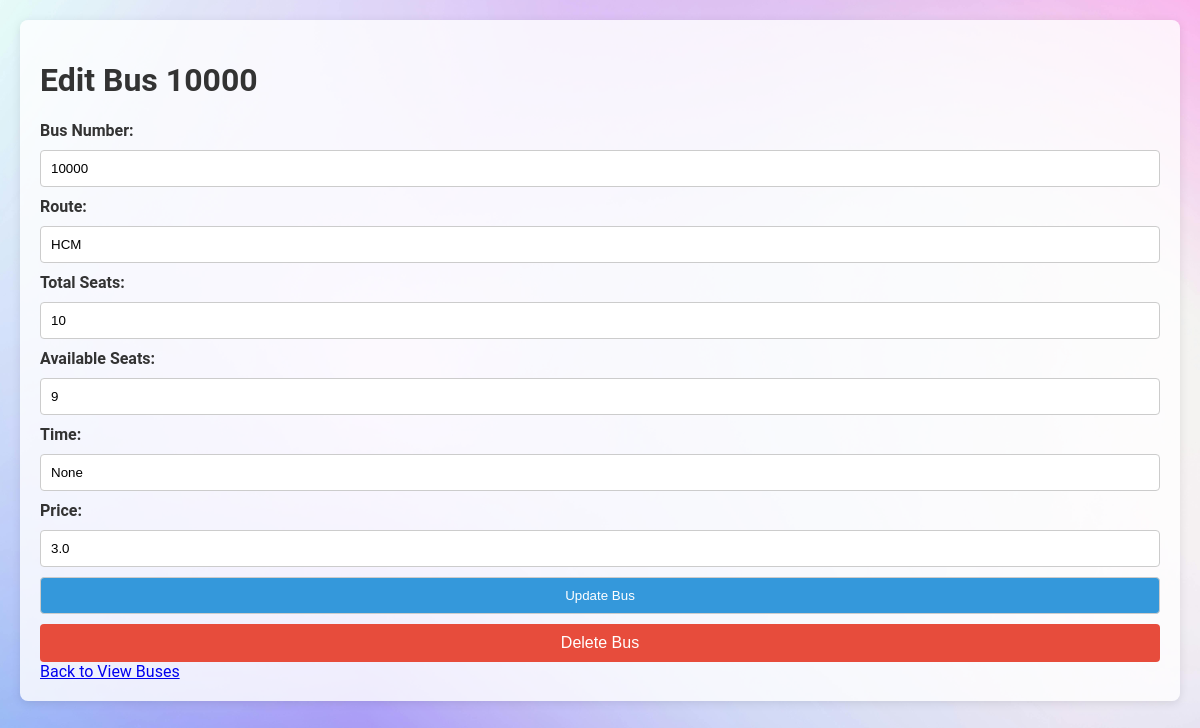
The page /edit_bus/6 (signed in) on the database as committed earlier.
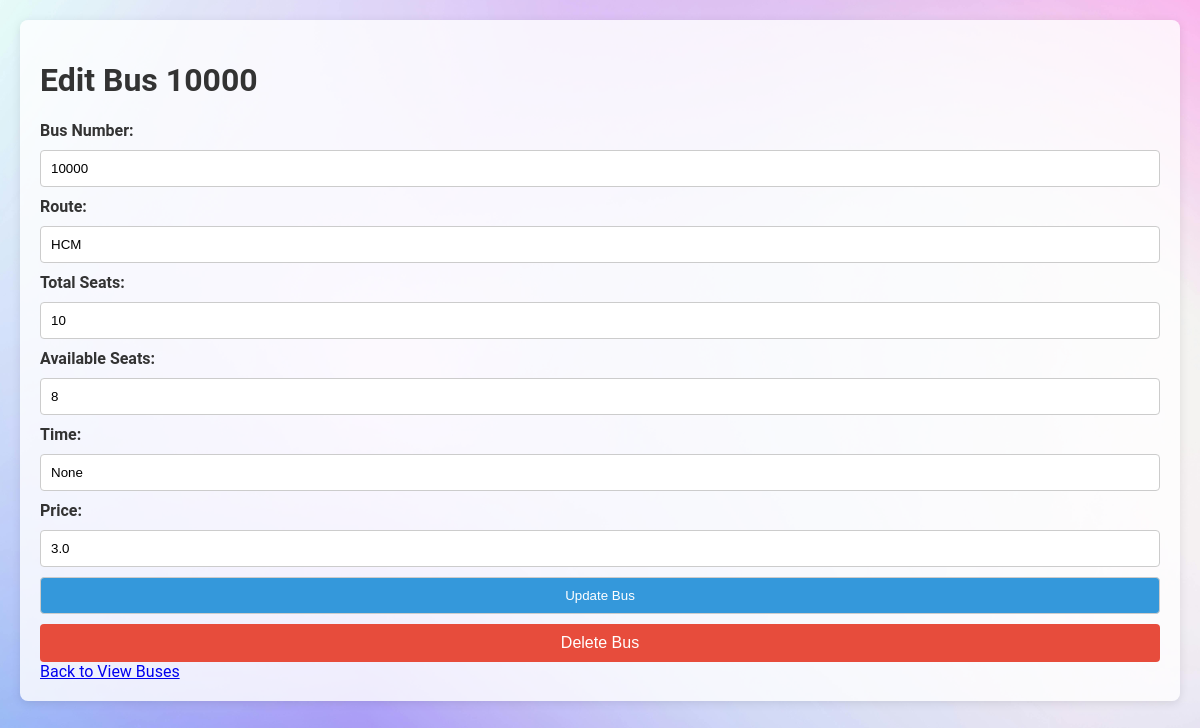
The same page on the database as committed later.
### tables this page shows
CREATE TABLE buses (
            id INTEGER PRIMARY KEY,
            bus_number TEXT NOT NULL,
            route TEXT NOT NULL,
            total_seats INTEGER NOT NULL,
            available_seats INTEGER NOT NULL
        , time TEXT, price REAL DEFAULT 0.0);

### app.py (the view, shortened to what this page needs)
@app.route('/edit_bus/<int:bus_id>', methods=['GET', 'POST'])
def edit_bus(bus_id):
    user_id = session.get('user_id')
    if not user_id:
        flash('You need to log in to edit buses.')
        return redirect(url_for('login'))
    user = get_user_by_id(user_id)
    if user is None or user[1] != 'admin':
        flash('You do not have permission to edit buses.')
        return redirect(url_for('home'))
    bus = get_bus(bus_id)
    if bus is None:
        flash('Bus not found.')
        return redirect(url_for('view_buses_route'))
    return render_template('edit_bus.html', bus=bus, user=user)

### database.py (called while the page is built)
def get_user_by_id(user_id):
    conn = sqlite3.connect('bus_reservation.db')
    cursor = conn.cursor()
    cursor.execute('SELECT * FROM users WHERE id = ?', (user_id,))
    user = cursor.fetchone()
    conn.close()
    return user

def get_bus(bus_id):
    conn = sqlite3.connect('bus_reservation.db')
    cursor = conn.cursor()
    cursor.execute('SELECT * FROM buses WHERE id = ?', (bus_id,))
    bus = cursor.fetchone()
    conn.close()
    return bus

### templates/edit_bus.html (shortened to what this page needs)
<!DOCTYPE html>
<html lang="en">
<head>
    <link rel="stylesheet" type="text/css" href="{{ url_for('static', filename='styles.css') }}">
</head>
<body>
    <div class="container">
        <h1>Edit Bus {{ bus[1] }}</h1>
        <form action="{{ url_for('edit_bus', bus_id=bus[0]) }}" method="POST">
            <label for="bus_number">Bus Number:</label>
            <input type="text" id="bus_number" name="bus_number" value="{{ bus[1] }}" required>
            <label for="route">Route:</label>
            <input type="text" id="route" name="route" value="{{ bus[2] }}" required>
            <label for="total_seats">Total Seats:</label>
            <input type="number" id="total_seats" name="total_seats" value="{{ bus[3] }}" required>
            <label for="available_seats">Available Seats:</label>
            <input type="number" id="available_seats" name="available_seats" value="{{ bus[4] }}" required>
            <label for="time">Time:</label>
            <input type="text" id="time" name="time" value="{{ bus[5] }}" required>
            <label for="price">Price:</label>
            <input type="number" id="price" name="price" value="{{ bus[6] }}" step="0.01" required>
            <button type="submit">Update Bus</button>
        </form>
        <form action="{{ url_for('delete_bus', bus_id=bus[0]) }}" method="POST" onsubmit="return confirm('Are you sure you want to delete this bus?');">
            <button type="submit" class="button delete-button">Delete Bus</button>
        </form>
        <a href="{{ url_for('view_buses_route') }}">Back to View Buses</a>
    </div>
</body>
</html>

Rows that differ between the two databases and show on the page:
changed buses "HCM": available_seats "9" → "8"
